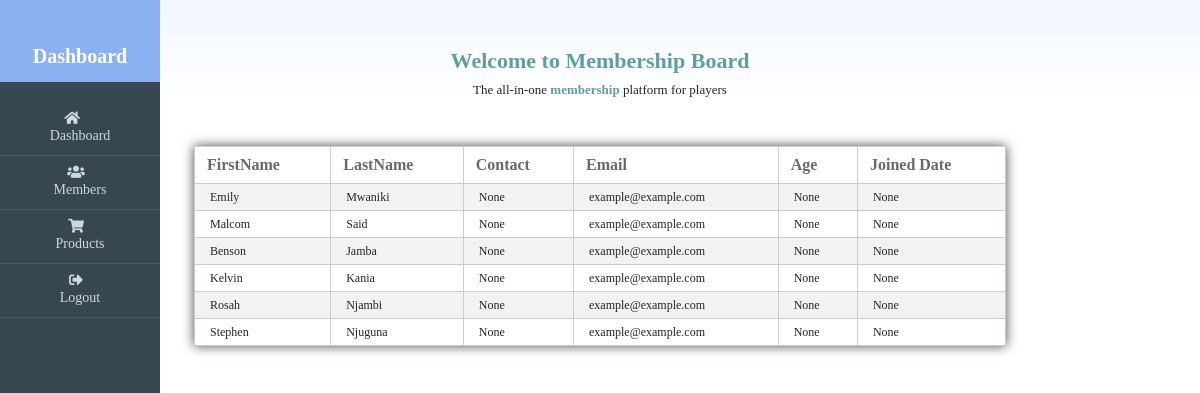
The page /members/ on the database its author committed.
### members/models.py (models this page shows)
class Member(models.Model):
    firstname = models.CharField(max_length=255)
    lastname  = models.CharField(max_length=255)
    age = models.IntegerField(null=True)
    phone = models.IntegerField(null=True)
    joined_date = models.DateField(null=True)
    email = models.CharField(max_length=255,default='example@example.com')

### members/views.py (the view)
# urls.py: path("members/", views.members, name='members'),
def members(request):
    mymembers = Member.objects.all()
    context = {
        'mymembers': mymembers,
    }
    return render(request, 'members.html', context)

### templates/members.html
{% extends 'base.html' %}
{% load static %}
{% block stylings %}
  <link rel="stylesheet" href="{% static 'css/members.css' %}" />
  <link rel="stylesheet" href="{% static 'css/dashboard.css' %}" />
{% endblock %}
{% block content %}
{% include 'default/sidebar.html' %}
  <div class="welcome_div">
    <h1 class="members_h1">Welcome to Membership Board</h1>
    <h1 class="members_tag">
      The all-in-one <span class="members_span">membership</span> platform for players
    </h1>
  </div>
  {% include 'tables/members_details.html' %}
{% endblock %}

### templates/base.html (shortened to what this page needs)
<!DOCTYPE HTML>
<html lang="en" >
    <head>
        <link rel="stylesheet" href="/static/css" />
        <link rel="stylesheet" href="https://cdnjs.cloudflare.com/ajax/libs/font-awesome/5.15.3/css/all.min.css">
        <link href="https://cdn.jsdelivr.net/npm/bootstrap@5.3.0/dist/css/bootstrap.min.css" rel="stylesheet">
    </head>
    <body id="body" >
        {% block stylings %}
        {% endblock %}
        {% block content %}
        {% endblock %}
    </body>
</html>

### templates/default/sidebar.html
{% load static %}
<div id="sidebar">
  <header>
    <a href="#">Dashboard</a>
  </header>
  <ul class="nav">
    <li >
      <a href="{% url 'dashboard:dashboard' %}">
        <i class="fas fa-home"></i> Dashboard</a>
    </li>
    <li>
      <a href="{% url 'members:members' %}">
        <i class="fas fa-users me-2"></i>  Members</a>
    </li>
    <li>
      <a href="{% url 'products:products' %}">
        <i class="fas fa-shopping-cart me-2"></i> Products</a>
    </li>
    <li>
      <a href="{% url 'loginpage:loginpage' %}">
        <i class="fas fa-sign-out-alt me-2"></i> Logout</a>
    </li>
  </ul>
</div>

### templates/tables/members_details.html
{% load static %}
<div class="members-container">
    <table  class="table table-striped table-bordered" >
      <thead  >
        <tr >
          <th>FirstName</th>
          <th>LastName</th>
          <th>Contact</th>
          <th>Email</th>
          <th>Age</th>
          <th>Joined Date</th>
        </tr>
      </thead>
      <tbody>
        {%for member in mymembers %}
        <tr >
          <td > {{ member.firstname }} </td>
          <td> {{ member.lastname }} </td>
          <td> {{ member.phone }} </td>
          <td> {{ member.email }} </td>
          <td> {{ member.age }} </td>
          <td>{{ member.joined_date }}</td>
        </tr>
        {% empty %}
          <tr >
            <td colspan="5">No members found.</td>
          </tr>
        {% endfor %}
      </tbody>
    </table>
</div>

### static/css/members.css (style rules this page uses)
* { margin: 0; padding: 0; }
body { font-family: corisande; background-color: white; }
.welcome_div { background: linear-gradient(180deg,#F1F6FF 0%,rgba(255,255,255,0) 78.28%); padding: 20px; }
.members_h1 { font-size: 22px; color: cadetblue; font-weight: bold; text-align: center; font-family: corisande; padding-top: 28px; }
h1.members_tag { text-align: center; font-size: 13px; font-family: corisande; }
span.members_span { color: cadetblue; font-weight: bold; }
.members-container { display: flex; align-items: center; margin: 0 auto; padding: 20px; background-color: #fff; border-radius: 5px; overflow: hidden; justify-content: center; }
.table { width: 70%; border-collapse: collapse; border-spacing: 0; text-align: left; margin-bottom: 0; margin: auto; border: 1px solid #ccc; box-shadow: 0 0 11px rgb(61 80 75); }
.table thead { background-color: green; color: #fff; }
.table th { padding: 6px 12px; font-weight: bold; font-family: corisande; color: dimgray; }
.table tbody tr { border-bottom: 1px solid #ccc; }
.table td { padding: 4px 15px; font-family: corisande; font-size: 12px; }

### static/css/dashboard.css (style rules this page uses)
body { overflow-x: hidden; font-family: corisande; font-size: 16px; }
#sidebar { z-index: 1000; position: fixed; left: 250px; width: 160px; height: 100%; margin-left: -250px; overflow-y: auto; background: #37474F; -webkit-transition: all 0.5s ease; -moz-transition: all 0.5s ease; -o-transition: all 0.5s ease; transition: all 0.5s ease; font-family: corisande; }
#sidebar header { background: hsl(218, 81%, 75%); font-size: 20px; line-height: 52px; text-align: center; padding-top: 30px; margin-bottom: 20px; }
#sidebar header a { color: #fff; display: block; text-decoration: none; font-family: corisande; font-weight: bold; }
#sidebar .nav { display: flex; flex-direction: column; }
#sidebar .nav a { background: none; border-bottom: 1px solid #455A64; color: #CFD8DC; font-size: 14px; padding: 9px 24px; display: flex; flex-direction: column; align-items: center; justify-content: space-between; text-decoration: none; }
#sidebar .nav a i { margin-right: 16px; }

### rows shown on the page
Member: firstname "Emily", lastname "Mwaniki", phone "None", email "example@example.com", age "None", joined_date "None"
Member: firstname "Malcom", lastname "Said", phone "None", email "example@example.com", age "None", joined_date "None"
Member: firstname "Benson", lastname "Jamba", phone "None", email "example@example.com", age "None", joined_date "None"
Member: firstname "Kelvin", lastname "Kania", phone "None", email "example@example.com", age "None", joined_date "None"
Member: firstname "Rosah", lastname "Njambi", phone "None", email "example@example.com", age "None", joined_date "None"
Member: firstname "Stephen", lastname "Njuguna", phone "None", email "example@example.com", age "None", joined_date "None"
